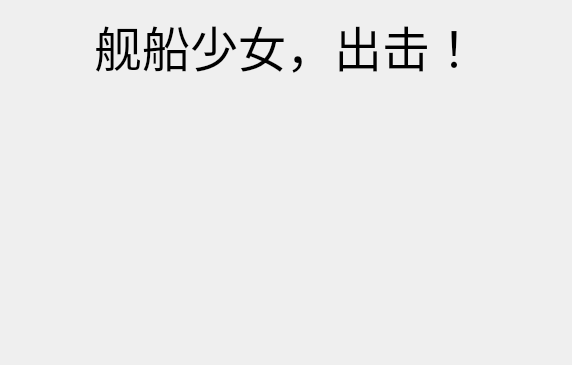
<?xml version="1.0" encoding="UTF-8"?>
<ui version="4.0">
 <class>MyMenu</class>
 <widget class="QWidget" name="MyMenu">
  <property name="geometry">
   <rect>
    <x>0</x>
    <y>0</y>
    <width>572</width>
    <height>365</height>
   </rect>
  </property>
  <property name="windowTitle">
   <string>MyMenu</string>
  </property>
  <layout class="QVBoxLayout" name="verticalLayout">
   <item>
    <widget class="QLabel" name="label">
     <property name="font">
      <font>
       <pointsize>36</pointsize>
      </font>
     </property>
     <property name="text">
      <string>舰船少女，出击！</string>
     </property>
     <property name="alignment">
      <set>Qt::AlignCenter</set>
     </property>
    </widget>
   </item>
   <item>
    <spacer name="verticalSpacer">
     <property name="orientation">
      <enum>Qt::Vertical</enum>
     </property>
     <property name="sizeHint" stdset="0">
      <size>
       <width>20</width>
       <height>257</height>
      </size>
     </property>
    </spacer>
   </item>
  </layout>
 </widget>
 <resources/>
 <connections/>
</ui>
